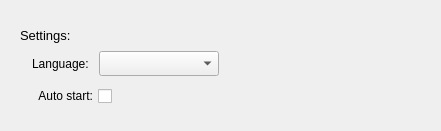
             <widget class="RoundShadowWidget" name="widgetWindbgIFEO_4" native="true">
              <property name="layoutDirection">
               <enum>Qt::LeftToRight</enum>
              </property>
              <property name="styleSheet">
               <string notr="true"/>
              </property>
              <layout class="QVBoxLayout" name="verticalLayout_14">
               <property name="leftMargin">
                <number>20</number>
               </property>
               <property name="topMargin">
                <number>25</number>
               </property>
               <property name="bottomMargin">
                <number>25</number>
               </property>
               <item>
                <layout class="QHBoxLayout" name="horizontalLayout_22">
                 <item>
                  <widget class="QLabel" name="label_13">
                   <property name="styleSheet">
                    <string notr="true">font-family: &quot;Microsoft YaHei&quot;;
font-size: 13px;</string>
                   </property>
                   <property name="text">
                    <string>Settings:</string>
                   </property>
                  </widget>
                 </item>
                 <item>
                  <spacer name="horizontalSpacer_13">
                   <property name="orientation">
                    <enum>Qt::Horizontal</enum>
                   </property>
                   <property name="sizeHint" stdset="0">
                    <size>
                     <width>40</width>
                     <height>20</height>
                    </size>
                   </property>
                  </spacer>
                 </item>
                </layout>
               </item>
               <item>
                <widget class="QWidget" name="widget_8" native="true">
                 <layout class="QVBoxLayout" name="verticalLayout_8">
                  <property name="spacing">
                   <number>10</number>
                  </property>
                  <property name="leftMargin">
                   <number>12</number>
                  </property>
                  <property name="topMargin">
                   <number>0</number>
                  </property>
                  <property name="bottomMargin">
                   <number>0</number>
                  </property>
                  <item>
                   <layout class="QHBoxLayout" name="horizontalLayout_15">
                    <item>
                     <widget class="QLabel" name="label_6">
                      <property name="styleSheet">
                       <string notr="true">font-family: &quot;Microsoft YaHei&quot;;
font-size: 12px;</string>
                      </property>
                      <property name="text">
                       <string>Language:</string>
                      </property>
                     </widget>
                    </item>
                    <item>
                     <widget class="ComboBox" name="comboBox_language">
                      <property name="minimumSize">
                       <size>
                        <width>120</width>
                        <height>25</height>
                       </size>
                      </property>
                     </widget>
                    </item>
                    <item>
                     <spacer name="horizontalSpacer">
                      <property name="orientation">
                       <enum>Qt::Horizontal</enum>
                      </property>
                      <property name="sizeHint" stdset="0">
                       <size>
                        <width>202</width>
                        <height>18</height>
                       </size>
                      </property>
                     </spacer>
                    </item>
                   </layout>
                  </item>
                  <item>
                   <layout class="QHBoxLayout" name="horizontalLayout_23">
                    <item>
                     <widget class="QCheckBox" name="chb_auto_start">
                      <property name="layoutDirection">
                       <enum>Qt::RightToLeft</enum>
                      </property>
                      <property name="styleSheet">
                       <string notr="true">QCheckBox{
font-family: &quot;Microsoft YaHei&quot;;
font-size: 12px;
}

QCheckBox::indicator:unchecked {
border:0px;
 image: url(:/WindbgConfig/images/def_100_precent/switch_off_middle.png);
}


QCheckBox::indicator:checked {
border:0px;
 image: url(:/WindbgConfig/images/def_100_precent/switch_on_middle.png);
}</string>
                      </property>
                      <property name="text">
                       <string>Auto start:</string>
                      </property>
                     </widget>
                    </item>
                    <item>
                     <spacer name="horizontalSpacer_3">
                      <property name="orientation">
                       <enum>Qt::Horizontal</enum>
                      </property>
                      <property name="sizeHint" stdset="0">
                       <size>
                        <width>199</width>
                        <height>15</height>
                       </size>
                      </property>
                     </spacer>
                    </item>
                   </layout>
                  </item>
                 </layout>
                </widget>
               </item>
              </layout>
             </widget>
